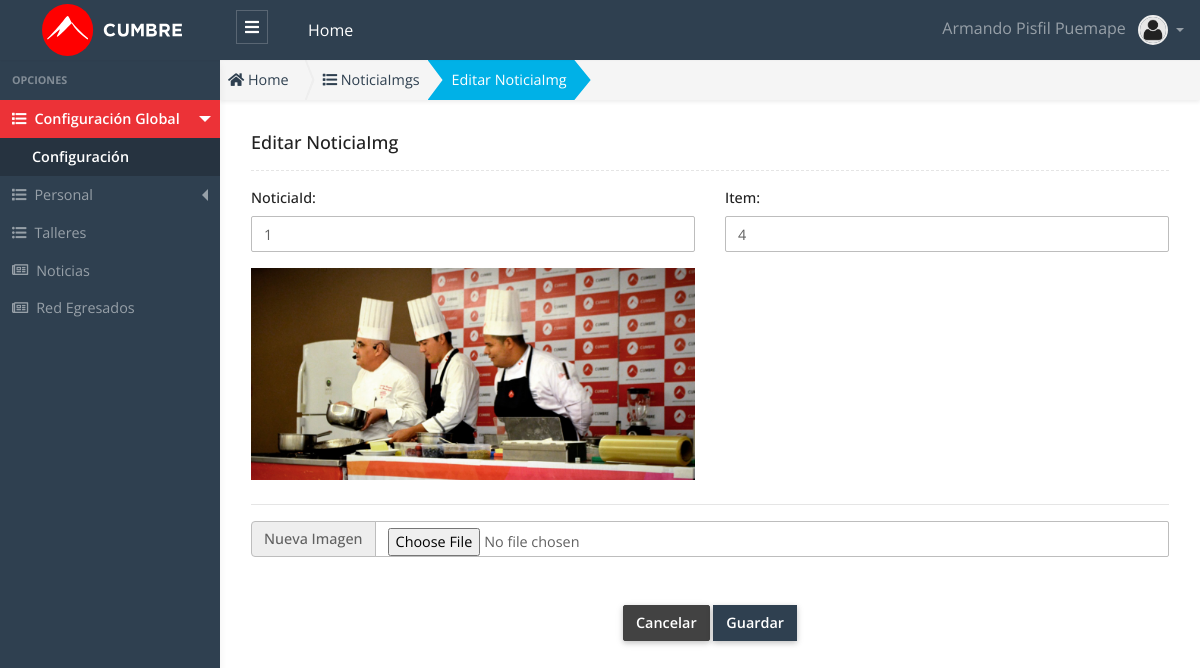
/public/admin/noticia_img/editar.php?id=4 (signed in), run on the app's committed database.
### tables this page shows
CREATE TABLE `noticia_img` (
  `id` int(11) unsigned NOT NULL AUTO_INCREMENT,
  `noticia_id` int(11) unsigned DEFAULT NULL,
  `imagen` varchar(200) DEFAULT '',
  `item` int(11) DEFAULT '0',
  `estado` tinyint(1) DEFAULT '1',
  `created_up` timestamp NULL DEFAULT CURRENT_TIMESTAMP ON UPDATE CURRENT_TIMESTAMP,
  PRIMARY KEY (`id`) USING BTREE
);

### public/app/autoload.php (called while the page is built, shortened)
<?php
	function loadModelFiles($file_name){
		$fullpath = APP.'models'.DS. $file_name . '.php' ;
	}
	function loadBeanFiles($file_name){
		$fullpath = APP.'beans'.DS. $file_name . '.php' ;
	}
	function loadControllerFiles($file_name){
		$fullpath = APP.'controllers'.DS. $file_name . '.php' ;
	}
	function loadHelperFiles($file_name){
		$fullpath = APP.'helpers'.DS. $file_name . '.php' ;
	}
	function loadAuthFiles($file_name){
		$fullpath = APP.'auth'.DS. $file_name . '.php' ;
	}
	function loadDataBaseFiles($file_name){
		$fullpath = APP.'database'.DS. $file_name . '.php' ;
	}

### public/app/controllers/NoticiaImgController.php (called while the page is built, shortened)
<?php
 class NoticiaImgController
{
  public function find($id)
  {
    try
    {
      $noticia_img  = new NoticiaImg();
      $bean_noticia_img = new BeanNoticiaImg();
      $bean_noticia_img->setId($id);
      $data = $noticia_img->find( $bean_noticia_img) ;
      return $data;
    }
    catch (Exception $e)
    {
      throw new Exception($e->getMessage());
    }
  }
}

### public/app/helpers/Validation.php (called while the page is built)
<?php
class Validation {
	static public function validate($cadena){
		$cadena = htmlspecialchars($cadena);
		$cadena = trim($cadena);
		$cadena = stripslashes($cadena);
		$cadena = nl2br($cadena);
		return $cadena;
	}
}

### public/app/beans/BeanNoticiaImg.php (called while the page is built, shortened)
<?php
class BeanNoticiaImg{
    private $id;
    public function setId($id_)
    {
        $this->id = Validation::validate( $id_ );
    }
    public function getId()
    {
        return $this->id;
    }
}

### public/app/models/NoticiaImg.php (called while the page is built, shortened)
<?php
class NoticiaImg extends Connection {
  public function __construct($cnx  = null)
  {
    $this->conn = $cnx;
  }
  public function find($bean_noticia_img)
  {
    try{
      $id = $bean_noticia_img->getId();
      $this->query = "SELECT * FROM noticia_img WHERE id = '$id' LIMIT 1; ";
      $this->executeFind();
      $data = $this->rows ;
      return $data;
    }catch(exception $e){
      throw new Exception($e->getMessage());
    }
  }
}

### public/app/database/Connection.php (called while the page is built, shortened)
<?php
Class Connection
{
  protected $db_host   = 'localhost';
  protected $db_user   = 'root';
  protected $db_pass   = '';
  protected $db_name   = 'escuelac_w_ne16';
  protected $db_port   = '3306';
  protected $db_driver = 'mysql';
  protected $query  = '';
  protected $rows   = array();
  protected $conn   = null  ;
  private function openConnection()
  {
    $str_conn = $this->db_driver.":host=".$this->db_host.";port=".$this->db_port.";dbname=" .$this->db_name;
    $this->conn = new PDO($str_conn,$this->db_user,$this->db_pass);
    $this->conn->setAttribute(PDO::ATTR_ERRMODE, PDO::ERRMODE_EXCEPTION);
    $this->conn->query("SET NAMES 'utf8'");
    return $this->conn ;
  }
  protected function executeQuery()
  {
    $rows = array();
    if( $this->conn == null )
    {
      $this->openConnection();
    }
    $stm = $this->conn->prepare($this->query);
    $this->status = $stm->execute() ;
    if($this->status)
    {
      $column_count = $stm->columnCount() ;
      if ($column_count > 0)
      {
        $rows  = $stm->fetchAll(PDO::FETCH_ASSOC) ;
      }
    }
    $this->rows =  $rows ;
  }
  protected function executeFind()
  {
    try{
      $this->executeQuery();
      if(count($this->rows) == 1 )
      {
        $this->rows = $this->rows[0] ;
      }
    }catch(exception $e){
      throw new Exception($e->getMessage());
    }
  }
}

### public/admin/noticia_img/editar.php (the view, shortened to what this page needs)
<?php
  $id = !empty($_GET["id"]) ? $_GET["id"] : 0;
  require_once "../../app/autoload.php";
  $noticia_img_controller = new NoticiaImgController();
  $noticia_img = $noticia_img_controller->find($id);
  $title_page = "NoticiaImg";
?>
<!DOCTYPE html>
<html lang="es">
<head>
  <?php
    require_once "../layout/head_links.phtml";
  ?>
</head>
<body>
  <?php require "../layout/header.phtml"; ?>
  <div class="app-wrap">
    <?php require_once "../layout/sidebar.phtml";?>
    <main role="main" class="main">
      <nav class="full-content" aria-label="breadcrumb">
        <ol class="breadcrumb breadcrumb-shape shadow-sm radius-0">
          <li class="breadcrumb-item">
            <a href="admin">
              <i class="fas fa-home"></i> Home
            </a>
          </li>
          <li class="breadcrumb-item">
            <a href="admin/noticia-img/noticia-img.php">
              <i class="fas fa-list"></i>
              <?php echo $title_page ;?>s
            </a>
          </li>
          <li class="breadcrumb-item active bg-info text-white" aria-current="page">
            Editar <?php echo $title_page; ?>
          </li>
        </ol>
      </nav>
      <div class="container py-2 py-md-3">
        <div class="row">
          <div class="col-12">
            <h5 class="page-header-title">Editar <?php echo $title_page; ?> </h5>
            <hr class="hr dashed">
          </div>
        </div>
        <div class="row">
          <div class="col-12">
            <form action="admin/noticia-img/update.php" method="POST" enctype="multipart/form-data">
              <div class="row">
              <div class="col-md-6">
                <div class="form-group">
                  <label for="noticia_id">NoticiaId: </label>
                  <input type="text" class="form-control" name="noticia_id" id="noticia_id" required placeholder="NoticiaId"  value="<?php echo $noticia_img['noticia_id'] ?>" >
                </div>
              </div>
              <div class="col-md-6">
                <div class="form-group">
                  <label for="item">Item: </label>
                  <input type="text" class="form-control" name="item" id="item" required placeholder="Item"  value="<?php echo $noticia_img['item'] ?>" >
                </div>
              </div>
              <div class="col-sm-6 col-md-6 text-center">
                <img src="<?php echo $noticia_img['imagen'] ?>" class="img-fluid img-view-edit mb-2">
              </div>
                <div class="col-12 mb-3">
                  <hr>
                  <div class="form-group">
                    <div class="input-group mb-2">
                      <div class="input-group-prepend">
                        <label class="input-group-text" for="imagen">Nueva Imagen</label>
                      </div>
                      <input data-file-img="images" type="file" class="form-control" name="imagen" id="imagen" required placeholder="Imagen" accept="image/*">
                    </div>
                  </div>
                </div>
              </div>
              <div class="w-100 text-center">
                <a href="admin/noticia-img/noticia-img.php" type="button" class="btn btn-dark ">Cancelar</a>
                <button type="submit" class="btn btn-primary rounded-0  ">Guardar</button>
              </div>
            </form>
          </div>
        </div>
      </div>
    </main>
  </div>
</body>
</html>

### data on the page
noticia_img: noticia_id "1", item "4", imagen (picture)

### other printed values
$_SESSION['USER']['nombre'] "Armando"
$_SESSION['USER']['apellidos'] "Pisfil Puemape"
$title_page "NoticiaImg"
